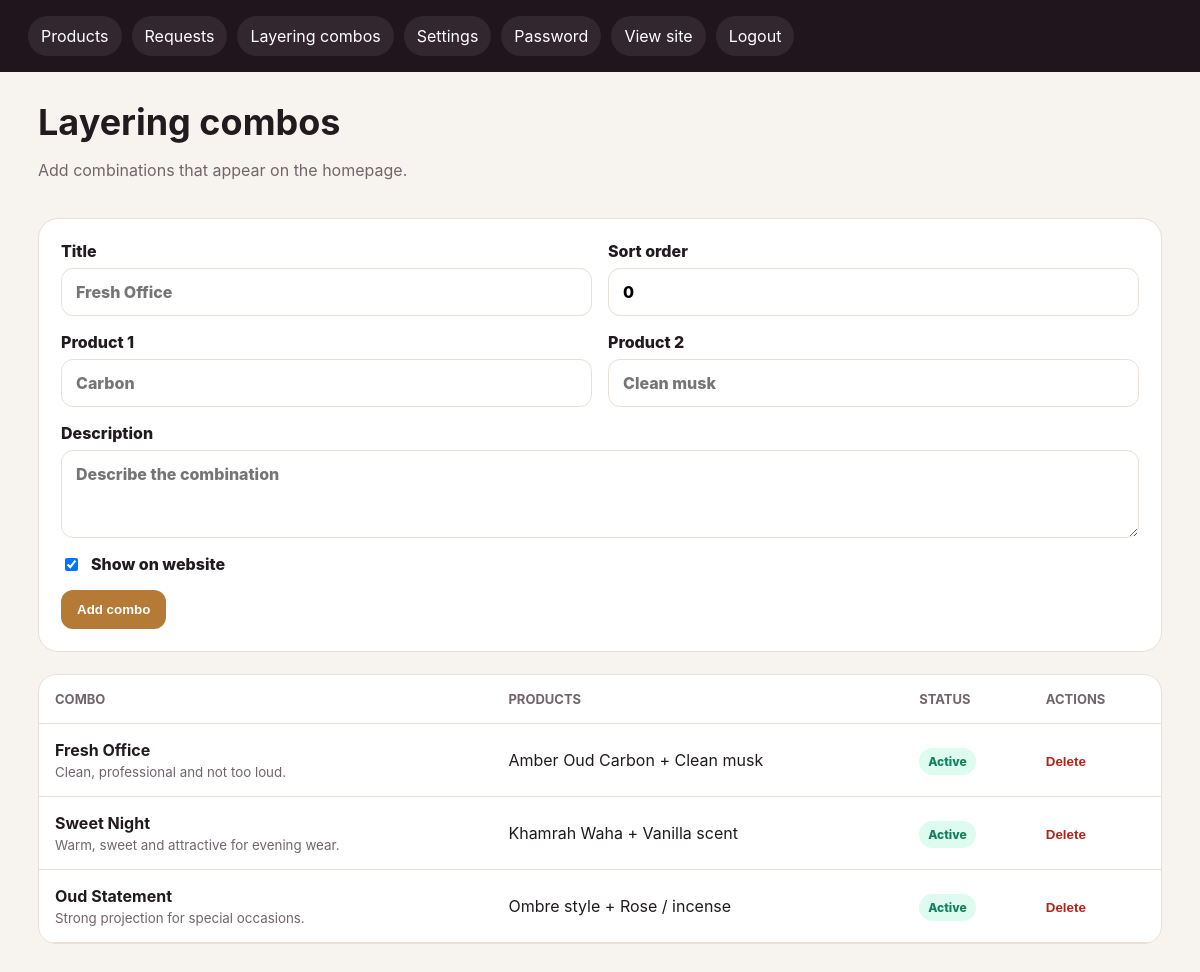
Screenshot of /admin/combos (signed in) with the database file from the repository.
### tables this page shows
CREATE TABLE combos (
            id INTEGER PRIMARY KEY AUTOINCREMENT,
            title TEXT NOT NULL,
            description TEXT,
            product_1 TEXT,
            product_2 TEXT,
            is_active INTEGER NOT NULL DEFAULT 1,
            sort_order INTEGER NOT NULL DEFAULT 0,
            created_at TEXT NOT NULL,
            updated_at TEXT NOT NULL
        );

### app.py (the view, shortened to what this page needs)
@app.route("/admin/combos", methods=["GET", "POST"])
@login_required
def admin_combos():
    db = get_db()
    combos = db.execute("SELECT * FROM combos ORDER BY sort_order ASC, title ASC").fetchall()
    return render_template("admin/combos.html", combos=combos)

### app.py (called while the page is built)
def get_db():
    if "db" not in g:
        g.db = sqlite3.connect(DB_PATH)
        g.db.row_factory = sqlite3.Row
    return g.db

def login_required(view):
    @wraps(view)
    def wrapped_view(*args, **kwargs):
        if not session.get("admin_id"):
            return redirect(url_for("admin_login", next=request.path))
        return view(*args, **kwargs)
    return wrapped_view

def setting(key, default=""):
    row = get_db().execute("SELECT value FROM settings WHERE key = ?", (key,)).fetchone()
    return row["value"] if row else default

@app.context_processor
def inject_globals():
    return {
        "site_name": setting("site_name", "The Scent Library"),
        "hero_title": setting("hero_title", "Find your next signature scent."),
        "tagline": setting("tagline", "Premium perfumes, inspired scents and layering combos in Mauritius."),
        "whatsapp_number": setting("whatsapp_number", "23050000000"),
        "instagram_url": setting("instagram_url", "https://instagram.com/scentlibrary.mu"),
        "currency": setting("currency", "Rs"),
        "business_email": setting("business_email", ""),
        "business_address": setting("business_address", "Mauritius"),
        "quote_plus": quote_plus,
        "slugify": slugify,
    }

### templates/admin/combos.html
{% extends "admin/base_admin.html" %}
{% block content %}
<div class="admin-header">
  <div><h1>Layering combos</h1><p>Add combinations that appear on the homepage.</p></div>
</div>
<form class="form-grid" method="post">
  <label>Title<input name="title" placeholder="Fresh Office" required></label>
  <label>Sort order<input type="number" name="sort_order" value="0"></label>
  <label>Product 1<input name="product_1" placeholder="Carbon"></label>
  <label>Product 2<input name="product_2" placeholder="Clean musk"></label>
  <label class="wide">Description<textarea name="description" rows="3" placeholder="Describe the combination"></textarea></label>
  <label class="check"><input type="checkbox" name="is_active" checked> Show on website</label>
  <div class="wide"><button type="submit">Add combo</button></div>
</form>
<div class="table-wrap spacing-top">
<table>
  <thead><tr><th>Combo</th><th>Products</th><th>Status</th><th>Actions</th></tr></thead>
  <tbody>
    {% for c in combos %}
      <tr>
        <td><strong>{{ c.title }}</strong><small>{{ c.description }}</small></td>
        <td>{{ c.product_1 }}{% if c.product_2 %} + {{ c.product_2 }}{% endif %}</td>
        <td>{% if c.is_active %}<span class="pill active">Active</span>{% else %}<span class="pill inactive">Hidden</span>{% endif %}</td>
        <td>
          <form method="post" action="{{ url_for('admin_combo_delete', combo_id=c.id) }}" onsubmit="return confirm('Delete this combo?')">
            <button type="submit" class="link-danger">Delete</button>
          </form>
        </td>
      </tr>
    {% endfor %}
  </tbody>
</table>
</div>
{% endblock %}

### static/css/admin.css (style rules this page uses)
:root { --bg:#f7f3ef;--ink:#211b1f;--muted:#71656c;--card:#fff;--line:#eadfd8;--gold:#b47a36;--danger:#b42318;--ok:#12805c;--blue:#175cd3 }
* { box-sizing:border-box }
body { margin:0;font-family:Inter,Segoe UI,Arial,sans-serif;background:var(--bg);color:var(--ink) }
.admin-header { display:flex;justify-content:space-between;gap:20px;align-items:center;margin-bottom:22px }
.admin-header h1 { font-size:36px;margin:0 }
.admin-header p { color:var(--muted) }
.button,button { border:0;background:var(--gold);color:#fff;border-radius:12px;padding:12px 16px;font-weight:800;text-decoration:none;cursor:pointer;display:inline-flex;align-items:center;justify-content:center }
.table-wrap { overflow:auto;background:#fff;border:1px solid var(--line);border-radius:18px }
.spacing-top { margin-top:22px }
table { width:100%;border-collapse:collapse }
th,td { padding:16px;border-bottom:1px solid var(--line);text-align:left;vertical-align:middle }
td small { display:block;color:var(--muted);margin-top:4px }
th { font-size:13px;color:var(--muted);text-transform:uppercase }
.pill { padding:6px 9px;border-radius:999px;font-size:12px;font-weight:800 }
.pill.active { background:#ddfbef;color:var(--ok) }
.link-danger { background:transparent;color:var(--danger);padding:0 }
.form-grid { display:grid;grid-template-columns:1fr 1fr;gap:16px;background:#fff;border:1px solid var(--line);padding:22px;border-radius:20px }
label { display:grid;gap:7px;font-weight:800 }
input,select,textarea { padding:13px 14px;border:1px solid var(--line);border-radius:12px;font:inherit;background:#fff }
textarea { resize:vertical }
.wide { grid-column:1/-1 }
.check { display:flex;align-items:center;gap:10px }
.check input { width:auto }

### rows the page displays
combos: title "Fresh Office", description "Clean, professional and not too loud.", product_1 "Amber Oud Carbon", product_2 "Clean musk", is_active "Active"
combos: title "Sweet Night", description "Warm, sweet and attractive for evening wear.", product_1 "Khamrah Waha", product_2 "Vanilla scent", is_active "Active"
combos: title "Oud Statement", description "Strong projection for special occasions.", product_1 "Ombre style", product_2 "Rose / incense", is_active "Active"
